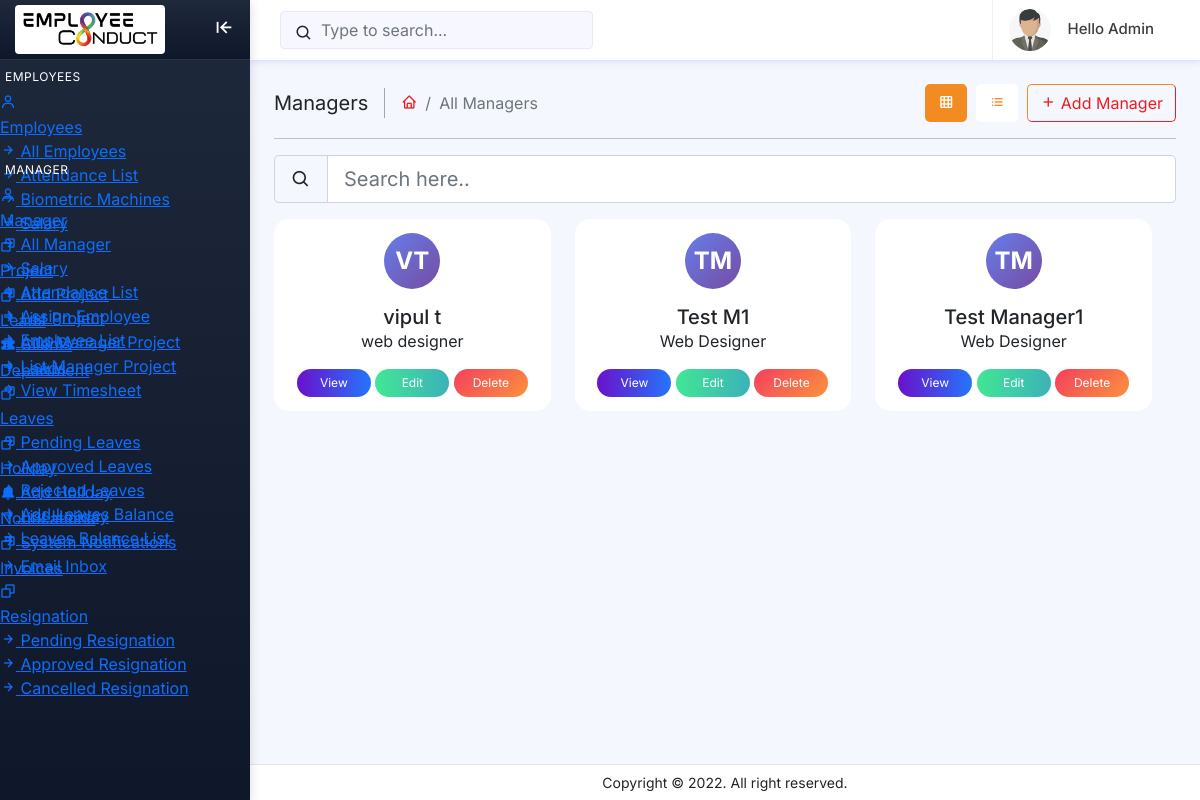
Page /administration/manager_search/ (signed in) on the committed database.
### managers/models.py (models this page shows, shortened)
class Manager(models.Model):
    user = models.OneToOneField(CompanyStaff, on_delete=models.CASCADE, default=True)
    manager_first_name = models.CharField(max_length=100)
    manager_last_name = models.CharField(max_length=100)
    manager_email = models.EmailField(max_length=100)
    manager_joining_date = models.DateField(max_length=50)
    manager_department = models.ForeignKey(to = 'employee.Department', on_delete=models.CASCADE, null=True)
    manager_designation = models.CharField(max_length=100)
    manager_id = models.CharField(max_length=100)
    biometric_id = models.CharField(max_length=100, unique=True, null=True, blank=True)
    manager_phone = models.CharField(max_length=100, null=True)
    manager_salary = models.CharField(max_length=100, default=350000)
    manager_birth_date = models.CharField(max_length=100, null=True)
    manager_gender = models.CharField(max_length=50, null=True, choices=Gendar)
    manager_father = models.CharField(max_length=100,null=True)
    manager_mother = models.CharField(max_length=100,null=True)
    manager_address = models.CharField(max_length=50, null=True)
    manager_pin_code = models.CharField(max_length=50, null=True)
    manager_state = models.CharField(max_length=50, null=True)
    manager_country = models.CharField(max_length=50, null=True)
    manager_image = models.FileField(upload_to='media/', blank=True)
    manager_created_date = models.DateTimeField(auto_now=True)
    manager_status = models.CharField(max_length=32, choices=manager_status, default='Active')
    manager_tel = models.CharField(max_length=50, null=True)
    manager_nationality = models.CharField(max_length=50, null=True)
    manager_religion = models.CharField(max_length=50, null=True)
    manager_marital_status = models.CharField(max_length=50, null=True)
    manager_emergency_primary_name = models.CharField(max_length=50, null=True)
    manager_emergency_primary_relationship = models.CharField(max_length=50, null=True)
    manager_emergency_primary_phone1 = models.CharField(max_length=50, null=True)
    manager_emergency_primary_phone2 = models.CharField(max_length=50, null=True)
    manager_education_institution = models.CharField(max_length=50, null=True)
    manager_education_subject = models.CharField(max_length=50, null=True)
    manager_education_starting_date = models.CharField(max_length=50, null=True)
    manager_education_complete_date = models.CharField(max_length=50, null=True)
    manager_education_degree = models.CharField(max_length=50, null=True)
    manager_education_grade = models.CharField(max_length=50, null=True)
    manager_experience_company_name = models.CharField(max_length=50, null=True)
    manager_experience_company_location = models.CharField(max_length=50, null=True)
    manager_experience_company_job_position = models.CharField(max_length=50, null=True)
    manager_experience_company_period_from = models.CharField(max_length=50, null=True)
    manager_experience_company_period_to = models.CharField(max_length=50, null=True)
    def __str__(self):
        return self.manager_email

### employee/models.py (models this page shows, shortened)
class Department(models.Model):
    company = models.ForeignKey(Company, on_delete=models.CASCADE, null=True, blank=True)
    department_name = models.CharField(max_length=100, null=True, blank=True)
    def __str__(self):
        return self.department_name

### administration/search.py (the view)
# urls.py: path('manager_search/', search.managerSearchResultsView, name='manager_search'),
def managerSearchResultsView(request):
    if 'q' in request.GET:
        q = request.GET['q']
        print('-' * 10)
        print(q)
        print('-' * 10)
        multiple_q = Q(Q(user__email=q) | Q(manager_first_name__icontains=q) | Q(manager_last_name__icontains=q))
        Managers = Manager.objects.filter(multiple_q)
    else:
        Managers = Manager.objects.all()
    context = {
        'manager': Managers
    }
    print('managers:', Managers)
    return render(request, 'administration/all-manager.html', context)

### employee/context_processors.py (called while the page is built, shortened)
def employee_notifications(request):
    context = {
        'unread_notification_count': 0
    }
    try:
        company_staff_id = None
        if hasattr(request, 'session') and 'company_staff_id' in request.session:
            company_staff_id = request.session.get('company_staff_id')
        if not company_staff_id and hasattr(request, 'resolver_match') and request.resolver_match:
            kwargs = request.resolver_match.kwargs
            company_staff_id = kwargs.get('company_staff_id')
        if company_staff_id:
            try:
                company_staff_id = int(company_staff_id)
                company_staff = CompanyStaff.objects.filter(id=company_staff_id).first()
            except (ValueError, TypeError):
                pass
    except Exception:
        pass
    return context

### administration/templates/administration/all-manager.html (shortened to what this page needs)
{% load static %}
{% include "administration/header.html" %}
{% include "administration/sidebar.html" %}
{% include "administration/topbar.html" %}
       <div class="page_wrapper">
        <div class="page-content">
          <div class="page-breadcrumb d-sm-flex align-items-center mb-3">
            <div class="breadcrumb-title pe-3">Managers</div>
            <div class="ps-3">
              <nav aria-label="breadcrumb">
                <ol class="breadcrumb mb-0 p-0">
                  <li class="breadcrumb-item">
                    <a href="{% url 'index' company_id=company_id company_staff_id=company_staff_id %}">
                      <i class="bx bx-home"></i>
                    </a>
                  </li>
                  <li class="breadcrumb-item active" aria-current="page">All Managers</li>
                </ol>
              </nav>
            </div>
            <div class="ms-auto">
              <div class="btn-group">
                <a href="{% url 'all_manager' company_id=company_id company_staff_id=company_staff_id %}" class="grid-view btn btn-link active"><i class="bx bx-grid"></i></a>
                <a href="" class="grid-list btn btn-link"><i class="bx bx-list-ul"></i></a>
                <button type="button" class="btn btn-outline-orangeyellow" data-bs-toggle="modal" data-bs-target="#addmanagerModal" id="addmanagerBtn">
                  <i class="bx bx-plus"></i> Add Manager
                </button>
              </div>
            </div>
          </div>
          <hr>
          <form action=" {% url 'manager_search' %}" method="get">
            <div class="fm-search">
              <div class="mb-0">
                <div class="input-group input-group-lg">
                  <span class="input-group-text bg-transparent">
                    <i class="bx bx-search"></i>
                  </span>
                  <input type="search" class="form-control" placeholder="Search here.." name="q">
                </div>
              </div>
            </div>
          </form>
          <div class="row mt-3">
          {% for manager in manager %}
            <div class="col-12 col-md-6 col-lg-4 col-xl-4">
              <div class="card shadow-none border radius-15 manager-card">
                <div class="card-body">
                  <div class="align-items-center">
                    <div class="fm-icon-box radius-15 text-center">
                         {% if manager.manager_image %}
                      <img src="{{manager.manager_image.url}}" class="img-fluid user-img">
                        {% else %}
                        <div class="avatar-initials" style="width: 100px; height: 100px; border-radius: 50%; background: linear-gradient(135deg, #667eea 0%, #764ba2 100%); display: flex; align-items: center; justify-content: center; margin: 0 auto; color: white; font-size: 36px; font-weight: bold;">
                          {{ manager.manager_first_name|first|upper }}{{ manager.manager_last_name|first|upper }}
                        </div>
                        {% endif %}
                    </div>
                    <div class="info mb-3 text-center">
                      <h5 class="mt-3 mb-0">{{manager.manager_first_name}} {{manager.manager_last_name}} </h5>
                      <div>{{manager.manager_department}} </div>
                    </div>
                    <div class="profile-button text-center">
                      <button type="button" class="btn bg-gradient-deepblue" data-bs-toggle="modal" data-bs-target="#viewmanagerModal" id="viewmanagerBtn"  onclick="manager_details_fetch('{{manager.pk}}')">View</button>
                      <button type="button" class="btn bg-gradient-quepal" data-bs-toggle="modal" data-bs-target="#editmanagerModal"  id="editmanagerBtn"  onclick="manager_id_fetch('{{manager.pk}}')">Edit</button>
                      <button type="button" class="btn bg-gradient-ibiza" data-bs-toggle="modal" data-bs-target="#deletemanagerModal" id="deletemanagerBtn" onClick="getId('{{manager.id}}')" >Delete</button>
                    </div>
                  </div>
                </div>
              </div>
            </div>
            {% endfor %}
          </div>
        </div>
        <footer class="page-footer">
          <p class="mb-0">Copyright © 2022. All right reserved.</p>
        </footer>
      </div>
    </div>

### administration/static/asets/css/style.css (style rules this page uses)
body { font-family: 'Inter', sans-serif !important; background: #f4f7fe; box-sizing: border-box !important; min-height: 100vh; }
.page_wrapper { height: 100%; margin-top: 60px; margin-bottom: 30px; margin-left: 250px; }
.page_wrapper .page-content { padding: 1.5rem 1.5rem 0.7rem 1.5rem; }
.page_wrapper .page-content .card, .page_wrapper .page-content .card.shadow-none.border.radius-15 { border-radius: 16px; margin-bottom: 1.5rem; box-shadow: 0px 4px 20px rgba(0, 0, 0, 0.04); border: none !important; }
.profile-button button { width: 30%; color: #fff; border: none; border-radius: 50px; }
.bg-gradient-ibiza { background: linear-gradient(135deg, #F43F5E 0%, #FB923C 100%)!important; transition: .5s all ease; }
.bg-gradient-quepal { background: linear-gradient(to right, #42e695, #3bb2b8)!important; transition: .5s all ease; }
.bg-gradient-deepblue { background: linear-gradient(to right, #6a11cb, #2575fc)!important; transition: .5s all ease; }
.breadcrumb-title { font-size: 20px; border-right: 1.5px solid #aaa4a4; }
.page-breadcrumb .breadcrumb li.breadcrumb-item i { font-size: 16px; color: #f01c1f; }
.page-breadcrumb .breadcrumb li.breadcrumb-item { font-size: 16px; }
.page-breadcrumb .breadcrumb li.breadcrumb-item a { text-decoration: none; color: #f01c1f; }
.btn-group a { background: #fff; margin: 0 10px; border-radius: 5px !important; }
.btn-group .active { background: #f28c22; }
.btn-group .active i { color: #fff; }
.btn-group a i, .btn-group a:hover i { color: #f28c22; }
.radius-15 { border-radius: 15px !important; }
.employee-card, .manager-card { transition: transform 0.15s ease, box-shadow 0.15s ease, border-color 0.15s ease; }
.page_wrapper .page-content .card { transition: transform 0.15s ease, box-shadow 0.15s ease, border-color 0.15s ease; }
.manager-card .card-body { padding: 14px 16px !important; }
.manager-card .profile-button .btn { padding: 5px 14px !important; font-size: 12px !important; min-width: 74px; border-radius: 20px !important; }
.manager-card .avatar-initials { width: 56px !important; height: 56px !important; border-radius: 50% !important; font-size: 24px !important; display: flex !important; align-items: center !important; justify-content: center !important; margin: 0 auto !important; }
.btn-outline-orangeyellow { border-left-color: #f28c22; border-top-color: #f28c22; border-right-color: #f01c1f; border-bottom-color: #f01c1f; color: #f01c1f; border-radius: 5px !important; }
.page-footer { background: #fff; left: 250px; right: 0; bottom: 0; position: fixed; text-align: center; padding: 7px; font-size: 14px; border-top: 1px solid #e4e4e4; z-index: 3; }

### administration/static/asets/css/responsive.css (style rules this page uses)
html, body { max-width: 100%; overflow-x: hidden; }
.wrapper, .page_wrapper, .page_wrapper .page-content, .card, .card-body, .modal-content, .row, [class*="col-"] { min-width: 0; }
.page_wrapper { width: auto; max-width: calc(100% - 250px); }
.page_wrapper .page-content { width: 100%; max-width: 100%; }
.page_wrapper .page-content .card, .card { max-width: 100%; }
.row { max-width: 100%; }
.form-control, .form-select, textarea, select, input { max-width: 100%; }
.button-right button, .button-right .btn, .profile-button button, .profile-button .btn, .modal .modal-body form button { width: auto !important; min-width: 120px; max-width: 100%; white-space: normal; }
.card-body { overflow-x: auto; -webkit-overflow-scrolling: touch; }

### rows in the picture
Manager: manager_first_name|first "V", manager_last_name|first "T", manager_first_name "vipul", manager_last_name "t", manager_department "web designer"
Manager: manager_first_name|first "T", manager_last_name|first "M", manager_first_name "Test", manager_last_name "M1", manager_department "Web Designer"
Manager: manager_first_name|first "T", manager_last_name|first "M", manager_first_name "Test", manager_last_name "Manager1", manager_department "Web Designer"
